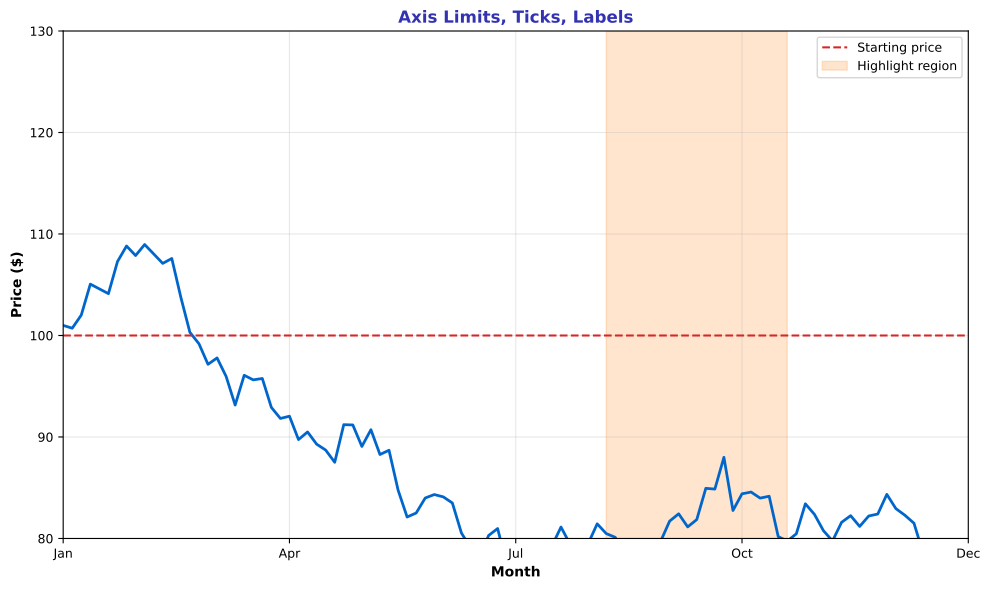

Python code for this plot:
"""Axis Customization - Limits, ticks, labels"""
import matplotlib.pyplot as plt
import numpy as np
from pathlib import Path

plt.rcParams.update({
    'font.size': 10, 'axes.labelsize': 10, 'axes.titlesize': 11,
    'xtick.labelsize': 9, 'ytick.labelsize': 9, 'legend.fontsize': 9,
    'figure.figsize': (10, 6), 'figure.dpi': 150
})

MLPURPLE = '#3333B2'
MLBLUE = '#0066CC'
MLRED = '#D62728'
MLORANGE = '#FF7F0E'

np.random.seed(42)

fig, ax = plt.subplots(figsize=(10, 6))

prices = 100 + np.cumsum(np.random.randn(100) * 2)
ax.plot(prices, color=MLBLUE, linewidth=2)

ax.set_xlim(0, 100)
ax.set_ylim(80, 130)
ax.set_xticks([0, 25, 50, 75, 100])
ax.set_xticklabels(['Jan', 'Apr', 'Jul', 'Oct', 'Dec'])
ax.set_xlabel('Month', fontsize=10, fontweight='bold')
ax.set_ylabel('Price ($)', fontsize=10, fontweight='bold')
ax.set_title('Axis Limits, Ticks, Labels', fontsize=12, fontweight='bold', color=MLPURPLE)

ax.axhline(100, color=MLRED, linestyle='--', linewidth=1.5, label='Starting price')
ax.axvspan(60, 80, alpha=0.2, color=MLORANGE, label='Highlight region')
ax.legend(fontsize=9)
ax.grid(alpha=0.3)

plt.tight_layout()
plt.savefig(Path(__file__).parent / 'chart.pdf', dpi=300, bbox_inches='tight')
plt.close()
